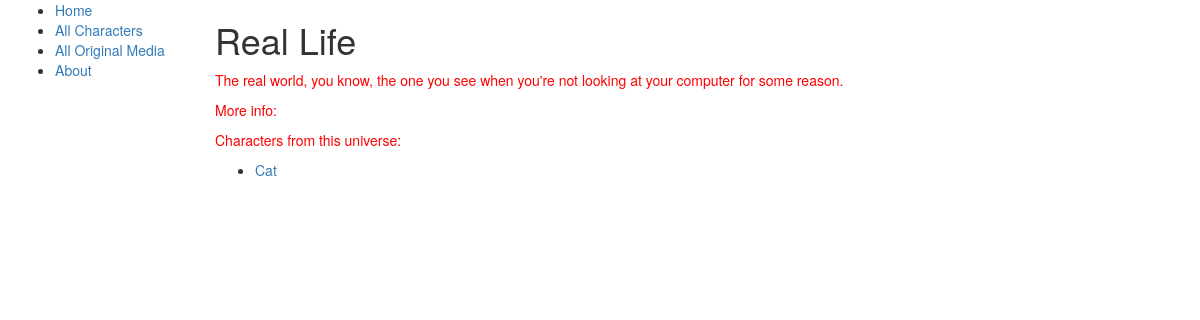
Before: /battler/origin/1 with the older database file.
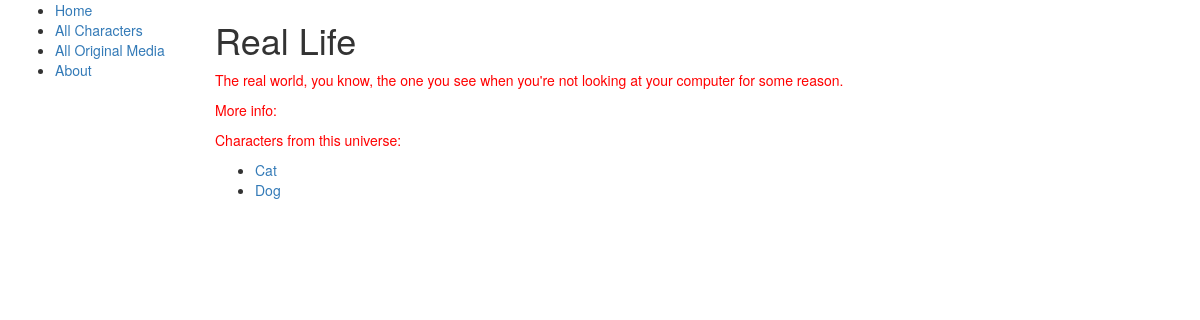
After: the same page with the newer database file.
### charbattler/models.py (models this page shows, shortened)
class Origin(models.Model):
    name = models.CharField(max_length=200, unique=True)
    more_info_url = models.URLField()
    image = models.ImageField(upload_to=origin_image_path, null=True, blank=True)
    description = models.TextField(null=True, blank=True)

class Character(models.Model):
    name = models.CharField(max_length=200)
    origin = models.ForeignKey(Origin)
    image = models.ImageField(upload_to=character_image_path)
    bio = models.TextField(null=True, blank=True)
    more_info_url = models.URLField(null=True, blank=True)
    total_wins = models.IntegerField(default=0)
    total_losses = models.IntegerField(default=0)
    total_origin_wins = models.IntegerField(default=0)
    total_origin_losses = models.IntegerField(default=0)
    objects = RandomManager()
    class Meta():
        unique_together = ('name', 'origin')

### charbattler/views.py (the view)
# urls.py: url(r'^origin/(?P<pk>[0-9]+)$', views.OriginDetailView.as_view(), name="origin-detail"),
class OriginDetailView(generic.DetailView):
    model = Origin

### charbattler/templates/charbattler/origin_detail.html (shortened to what this page needs)
{% extends "charbattler/base.html" %}
{% block content %}
<h1>{{ origin.name }}</h1>
{% if origin.description %}
<p>{{ origin.description }}</p>
{% else %}
<p>No description avaliable.</p>
{% endif %}
<p>More info: <a href="{{ origin.more_info_url }}">{{ origin.more_info_url }}</a></p>
<p>Characters from this universe:</p>
<ul>
{% for char in origin.character_set.all %}
	<li><a href="{% url 'character-detail' char.pk %}">{{ char.name }}</a></li>
{% endfor %}
</ul>
{% endblock %}

### charbattler/templates/charbattler/base.html (shortened to what this page needs)
<!DOCTYPE html>
<html lang="en">
<head>
<link rel="stylesheet" href="https://maxcdn.bootstrapcdn.com/bootstrap/3.3.7/css/bootstrap.min.css">
    {% load static %}
<link rel="stylesheet" type="text/css" href="{% static 'charbattler/style.css' %}" />
</head>
<body>
<div class="container-fluid">
<div class="row">
<div class="col-sm-2">
{% block sidebar %}
<ul class = "sidebar-nav">
    <li><a href="{% url 'index' %}">Home</a></li>
    <li><a href="{% url 'character-list' %}">All Characters</a></li>
    <li><a href="{% url 'origin-list' %}">All Original Media</a></li>
    <li><a href="{% url 'about' %}">About</a></li>
</ul>
{% endblock %}
</div>
<div class="col-sm-10">
{% block content %}{% endblock %}

### charbattler/static/charbattler/style.css (style rules this page uses)
p { color:red; }

Changed rows visible on the page:
added Character: name "Dog"
